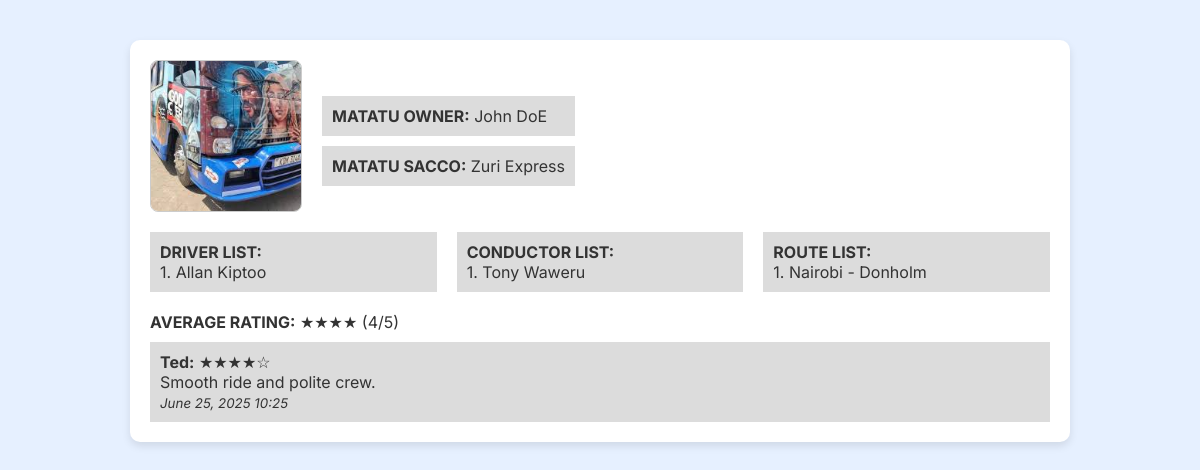
/Profile/Profile1.php?reg=KDE909D, run on the app's committed database.
### tables this page shows
CREATE TABLE `matatu` (
  `SACCO` varchar(20) DEFAULT NULL,
  `Reg_number` varchar(20) NOT NULL,
  `route` varchar(100) DEFAULT NULL,
  `matatu_model` varchar(50) DEFAULT NULL,
  `Driver_list` varchar(255) DEFAULT NULL,
  `Conductor_list` varchar(255) DEFAULT NULL,
  `matatu_photo` varchar(255) DEFAULT NULL,
  `owner_id` int NOT NULL
);

CREATE TABLE `reviews` (
  `review_id` int NOT NULL,
  `reg_number` varchar(20) NOT NULL,
  `review` text NOT NULL,
  `rating` int NOT NULL,
  `passenger_id` int NOT NULL,
  `review_date` timestamp NULL DEFAULT CURRENT_TIMESTAMP
);

CREATE TABLE `passenger` (
  `passenger_id` int NOT NULL,
  `name` varchar(100) NOT NULL,
  `email` varchar(100) DEFAULT NULL,
  `password_hash` varchar(255) NOT NULL,
  `photo_url` varchar(255) DEFAULT NULL
);

### Profile/Profile.php (the view, shortened to what this page needs)
<?php
require_once __DIR__ . '/../login/db_connect.php';
$reg = $_GET['reg'] ?? '';
$matatu = null;
if ($reg) {
    $stmt = $pdo->prepare("SELECT * FROM matatu WHERE Reg_number = ?");
    $stmt->execute([$reg]);
    $matatu = $stmt->fetch(PDO::FETCH_ASSOC);
}
if (!empty($matatu)) {
    $drivers = explode(',', $matatu['Driver_list']);
    $conductors = explode(',', $matatu['Conductor_list']);
    $routes = explode(',', $matatu['route']);
    $filename = $matatu['matatu_photo'];
    $basePath = realpath(__DIR__ . '/../');
    $fullPath = $basePath . '/' . $filename;
    $photo = '../' . $filename;
    if (!empty($filename) && !file_exists($fullPath)) {
        if (str_starts_with($filename, 'pictures/')) {
            $altPath = $basePath . '/homepage/' . $filename;
            if (file_exists($altPath)) {
                $photo = '../homepage/' . $filename;
            } else {
                $photo = '../placeholder.jpg';
            }
        } else {
            $photo = '../placeholder.jpg';
        }
    }
    $reviewStmt = $pdo->prepare("SELECT r.*, p.name AS passenger_name FROM reviews r JOIN passenger p ON r.passenger_id = p.passenger_id WHERE r.reg_number = ? ORDER BY r.review_date DESC");
    $reviewStmt->execute([$reg]);
    $reviews = $reviewStmt->fetchAll(PDO::FETCH_ASSOC);
    $avgRating = 0;
    if (count($reviews) > 0) {
        $total = array_sum(array_column($reviews, 'rating'));
        $avgRating = round($total / count($reviews), 1);
    }
?>
<div class="profile-header">
  <img src="<?= htmlspecialchars($photo) ?>" alt="Matatu Photo" style="max-width: 300px;" />
  <div>
    <div class="info-box"><strong>MATATU OWNER:</strong> John DoE</div>
    <div class="info-box"><strong>MATATU SACCO:</strong> <?= htmlspecialchars($matatu['SACCO']) ?></div>
  </div>
</div>
<div class="lists">
  <div class="list-box">
    <strong>DRIVER LIST:</strong><br>
    <?php foreach ($drivers as $i => $driver): ?>
      <?= ($i+1) . '. ' . htmlspecialchars(trim($driver)) ?><br>
    <?php endforeach; ?>
  </div>
  <div class="list-box">
    <strong>CONDUCTOR LIST:</strong><br>
    <?php foreach ($conductors as $i => $conductor): ?>
      <?= ($i+1) . '. ' . htmlspecialchars(trim($conductor)) ?><br>
    <?php endforeach; ?>
  </div>
  <div class="list-box">
    <strong>ROUTE LIST:</strong><br>
    <?php foreach ($routes as $i => $route): ?>
      <?= ($i+1) . '. ' . htmlspecialchars(trim($route)) ?><br>
    <?php endforeach; ?>
  </div>
</div>
<div class="rating">
  <strong>AVERAGE RATING:</strong> <?= str_repeat("★", floor($avgRating)) ?><?= ($avgRating - floor($avgRating)) >= 0.5 ? "½" : "" ?> (<?= $avgRating ?>/5)
</div>
<?php if (count($reviews) > 0): ?>
  <?php foreach ($reviews as $review): ?>
    <div class="review-box">
      <strong><?= htmlspecialchars($review['passenger_name']) ?>:</strong>
      <?= str_repeat("★", $review['rating']) ?><?= str_repeat("☆", 5 - $review['rating']) ?><br>
      <?= htmlspecialchars($review['review']) ?><br>
      <small><em><?= date("F j, Y H:i", strtotime($review['review_date'])) ?></em></small>
    </div>
  <?php endforeach; ?>
<?php else: ?>
  <div class="review-box">
    <em>No reviews yet for this matatu.</em>
  </div>
<?php endif; ?>
<?php
} else {
    echo "<p>⚠️ Matatu not found with Reg_number: " . htmlspecialchars($reg) . "</p>";
}
?>

### admin/admin.css (style rules this page uses)
body { font-family: 'Inter', sans-serif; background: #f0f8ff; margin: 0; padding: 0; color: #333; }

### Profile/Profile.css (style rules this page uses)
body { background-color: #e6f0ff; font-family: 'Inter', sans-serif; }
.profile-header { display: flex; align-items: center; gap: 20px; }
.profile-header img { width: 150px; height: 150px; object-fit: cover; border-radius: 8px; border: 1px solid #ccc; }
.info-box { background-color: #dcdcdc; padding: 10px; margin-top: 10px; }
.lists { display: flex; gap: 20px; margin-top: 20px; }
.list-box { flex: 1; background-color: #dcdcdc; padding: 10px; }
.rating { margin-top: 20px; }
.review-box { background-color: #dcdcdc; padding: 10px; margin-top: 10px; }

### data on the page
matatu: matatu_photo (picture), SACCO "Zuri Express", Driver_list "Allan Kiptoo", Conductor_list "Tony Waweru", route "Nairobi - Donholm"
reviews: passenger.name "Ted", rating "★★★★", rating "☆", review "Smooth ride and polite crew.", review_date "June 25, 2025 10:25"

### other printed values
str_repeat("★", floor($avgRating)) "★★★★"
$avgRating "4"
